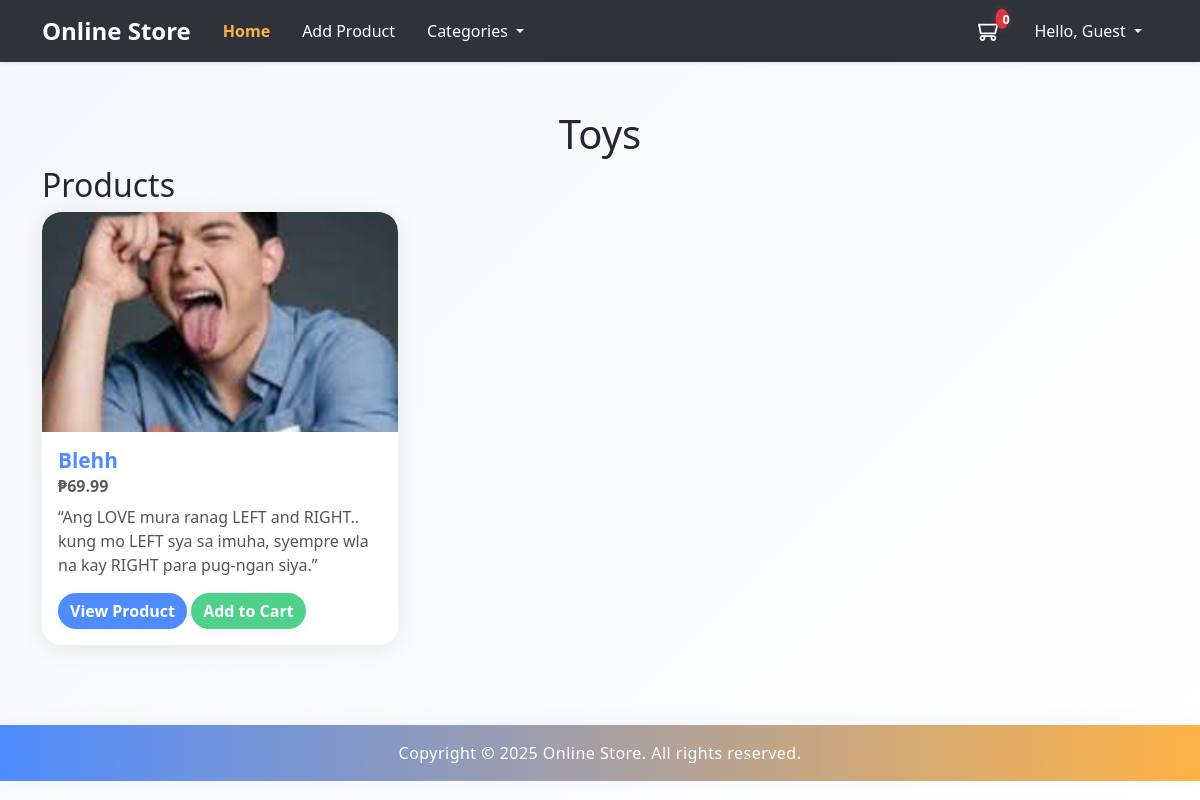
/category.php?name=Toys, run on the app's committed database.
### tables this page shows
CREATE TABLE `products` (
  `id` int(11) NOT NULL,
  `name` varchar(255) NOT NULL,
  `description` text DEFAULT NULL,
  `price` decimal(10,2) NOT NULL,
  `slug` varchar(255) NOT NULL,
  `image_path` varchar(255) DEFAULT NULL,
  `category_id` int(11) DEFAULT NULL,
  `created_at` timestamp NOT NULL DEFAULT current_timestamp(),
  `updated_at` timestamp NOT NULL DEFAULT current_timestamp() ON UPDATE current_timestamp()
);

### app/includes/database.php (called while the page is built, shortened)
<?php
class Database {
    private $host = "localhost";
    private $db_name = "mini_framework_store";
    private $username = "root";
    private $password = "";
    protected $conn;
    public function __construct() {
        try {
            $this->conn = new \PDO("mysql:host=" . $this->host . ";dbname=" . $this->db_name, $this->username, $this->password);
            $this->conn->setAttribute(\PDO::ATTR_ERRMODE, \PDO::ERRMODE_EXCEPTION);
        } catch (\PDOException $e) {
            die("Connection failed: " . $e->getMessage());
        }
    }
    public function getConnection() {
        return $this->conn;
    }
}

### app/models/Product.php (called while the page is built, shortened)
<?php
class Product extends Database
{
    private $db;
    public function __construct()
    {
        $this->db = $this->getConnection();
    }
    public function getByCategory($category_name)
    {
        $sql = "SELECT products.id, products.name, products.price, products.description, products.image_path FROM products JOIN product_categories ON products.category_id = product_categories.id WHERE product_categories.name = :category_name";
        $stmt = $this->db->prepare($sql);
        $stmt->execute([
            'category_name' => $category_name
        ]);
        return $stmt->fetchAll(\PDO::FETCH_ASSOC);
    }
}

### category.php (the view, shortened to what this page needs)
<?php
$products = new Product();
$category = $_GET['name'];
$amounLocale = 'en_PH';
$pesoFormatter = new NumberFormatter($amounLocale, NumberFormatter::CURRENCY);
?>
<div class="container my-5">
    <div class="row align-items-center">
        <div class="col-md-12">
            <h1 class="text-center"><?php echo $category ?></h1>
        </div>
    </div>
    <div class="row">
        <h2>Products</h2>
        <?php foreach($products->getByCategory($category) as $product): ?>
        <div class="col-md-4">
            <div class="card">
                <img src="<?php echo $product['image_path'] ?>" class="card-img-top" alt="...">
                <div class="card-body">
                    <h5 class="card-title"><?php echo $product['name'] ?></h5>
                    <h6 class="card-subtitle mb-2 text-body-secondary"><?php echo $formattedAmount = $pesoFormatter->formatCurrency($product['price'], 'PHP') ?></h6>
                    <p class="card-text"><?php echo $product['description'] ?></p>
                    <a href="product.php?id=<?php echo $product['id'] ?>" class="btn btn-primary">View Product</a>
                    <a href="cart.php?product_id=<?php echo $product['id'] ?>" class="btn btn-success">Add to Cart</a>
                </div>
            </div>
        </div>
        <?php endforeach; ?>
    </div>
</div>

### assets/css/styles.css (style rules this page uses)
:root { --primary: #4f8cff; --secondary: #f5f7fa; --accent: #ffb347; --danger: #ff4f4f; --success: #4fd18c; --dark: #23272f; --light: #ffffff; --shadow: 0 4px 24px rgba(0,0,0,0.08); }
body, .store-body { background: linear-gradient(135deg, var(--secondary) 0%, var(--light) 100%); font-family: 'Segoe UI', Tahoma, Geneva, Verdana, sans-serif; font-size: 16px; color: var(--dark); margin: 0; padding: 0; min-height: 100vh; }
.card { border: none; border-radius: 1.2rem; box-shadow: var(--shadow); transition: transform 0.3s cubic-bezier(.4,2,.3,1), box-shadow 0.3s; overflow: hidden; background: var(--light); margin-bottom: 2rem; opacity: 0; transform: translateY(40px); animation: fadeInUp 0.7s forwards; }
.card-img-top { border-radius: 1.2rem 1.2rem 0 0; object-fit: cover; height: 220px; transition: filter 0.3s; }
.card-title { font-size: 1.3rem; font-weight: 700; color: var(--primary); }
.card-subtitle { color: var(--success); font-weight: 600; }
.card-text { color: #555; }
.btn { border-radius: 2rem; font-weight: 600; transition: background 0.3s, transform 0.2s; box-shadow: 0 2px 8px rgba(79,140,255,0.08); }
.btn-primary { background: var(--primary); border: none; }
.btn-success { background: var(--success); border: none; }

### data on the page
products: image_path (picture), name "Blehh", price "₱69.99", description "“Ang LOVE mura ranag LEFT and RIGHT.. kung mo LEFT sya sa imuha, syempre wla na kay RIGHT para pug-ngan siya.”"

### other printed values
countCart() "0"
$category "Toys"
